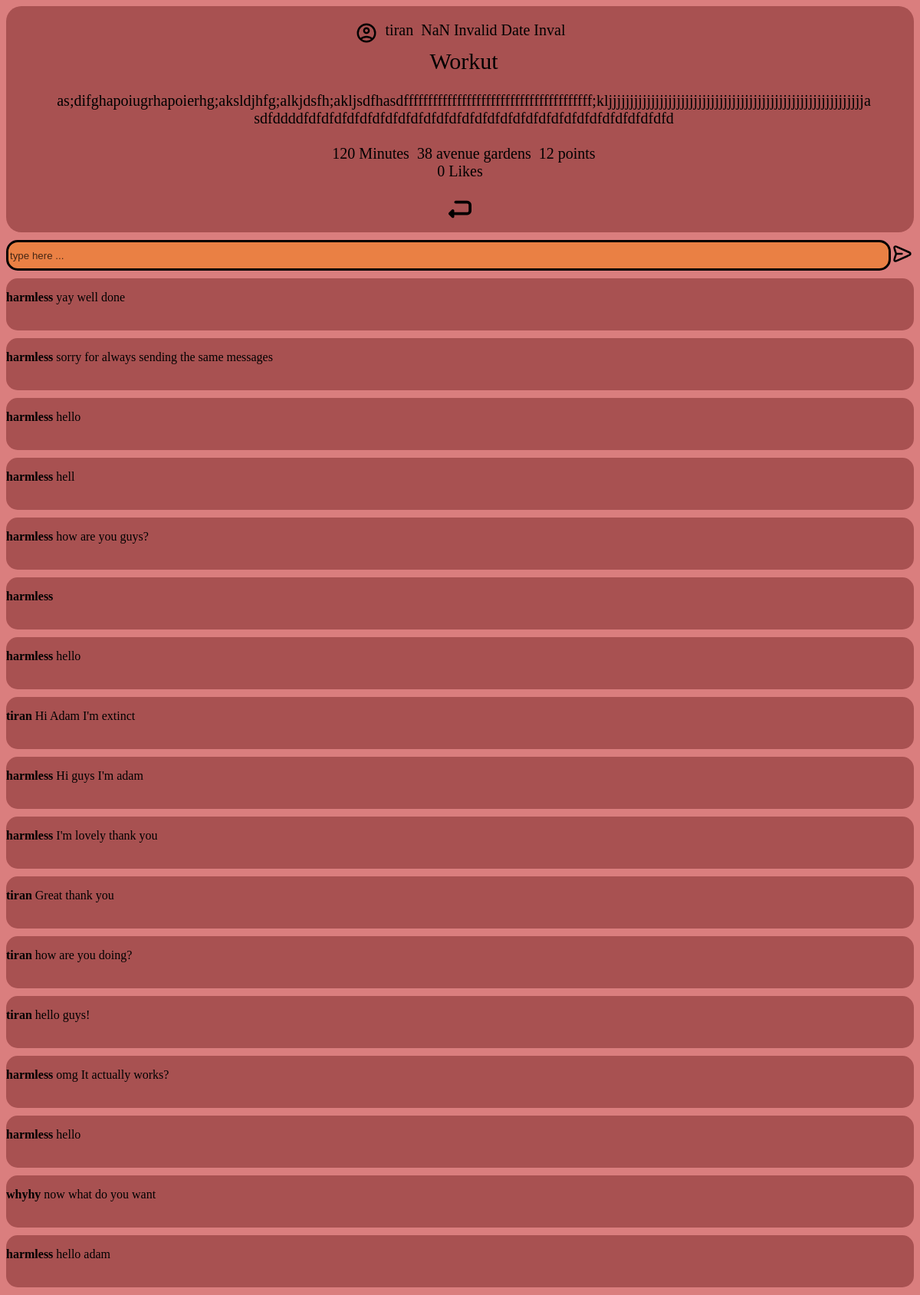
Page /chat/3 (signed in) on the committed database.
### tables this page shows
CREATE TABLE USERS (ID INTEGER PRIMARY KEY AUTOINCREMENT NOT NULL, firstname TEXT, lastname TEXT, username TEXT, email TEXT, age INT, profile_pic IMAGE, date_joined DATE, password HASH);

CREATE TABLE CARDS (ID INTEGER PRIMARY KEY AUTOINCREMENT NOT NULL, title TEXT, description TEXT, userID INT, start DATETIME, duration INT, points, INT, picture IMAGE, address TEXT);

CREATE TABLE CARD_RESPONSES
                     (ID INTEGER PRIMARY KEY AUTOINCREMENT NOT NULL,
                     comment TEXT,
                     like INT,
                     cardID INT,
                     userID INT);

### app/main.py (the view)
@main.route("/chat/<int:cardID>") # whatever int comes after "chat/" gets passed in
@login_required
def card_chat(cardID):
    return render_template("chat.html", item = db.main.Cards().get_card_by_id(cardID),
                           chats=db.main.Card_responses().get_chats(cardID), username=db.main.Users().get_username_by_card_id(cardID))

### app/__init__.py (called while the page is built)
@login_manager.user_loader
def load_user(user_id):
    return get_user_by_id(user_id)

### app/auth.py (called while the page is built)
def get_user_by_id(user_id):
    conn = sqlite3.connect('main.db')
    cursor = conn.cursor()
    cursor.execute("SELECT * FROM users WHERE id = ?", (user_id,))
    user = cursor.fetchone()
    conn.close()
    if user:
        return User(user[0], user[1], user[2], user[3], user[4], user[5], user[6], user[7], user[8])
    return None

### db/main.py (called while the page is built)
def create_dict(cursor, row):
    d = {}
    for idx,col in enumerate(cursor.description):
        d[col[0]] = row[idx]
    return d

    def get_username_by_card_id(self, cardID):
        username = self.conn.execute('''SELECT username FROM Cards
                                INNER JOIN Users ON Users.ID = Cards.userID
                                WHERE Cards.ID = ?''', [cardID])
        return username.fetchone()['username']

    def get_card_by_id(self, cardID):
        card = self.conn.execute('''SELECT * FROM Cards
                                 WHERE ID = ?;''', [cardID])
        data = card.fetchone()
        data['likes'] = Card_responses().get_likes(cardID)
        return data

    def get_chats(self, cardID): # checks if there is actually a comment before returning it
        chats = self.conn.execute('''SELECT comment, username, Users.ID FROM Card_responses
                        INNER JOIN Users ON Users.ID = Card_responses.userID
                        WHERE Card_responses.comment is not NULL
                        AND Card_responses.cardID = ?''', [cardID])
        return chats.fetchall()[::-1] # sorts the chats from the oldest to newest

    def get_likes(self, cardID):
        likes = self.conn.execute('''SELECT username, Users.ID FROM Card_responses
                        INNER JOIN Users ON Users.ID = Card_responses.userID
                        WHERE Card_responses.comment is NULL
                        AND Card_responses.cardID = ?''', [cardID]).fetchall()
        return len(likes)

### app/templates/chat.html (shortened to what this page needs)
<!DOCTYPE html>
<html lang="en">
<head>
    <link rel="stylesheet" href="../static/card.css">
    <link rel="stylesheet" href="../static/sidebar.css">
    <link rel="stylesheet" href="../static/chat.css">
</head>
<body>
    {% from "macros.html" import card with context%}
    {% macro chat(comment, username, ID) %}
    <div class="chat-box">
        <div class="chat-row">
            <div class="user"><p><strong>{{ username }}</strong>  {{ comment }}</p></div>
        </div>
    </div>
    {%endmacro%}
    {{card("../static/images/icon.svg", username, item['start'], item['title'], item['description'], item['duration'], item['address'], item['points'], item['likes'], item['IDD'], item['uID'])}}
    <form method="post">
        <div class="send-chat">
            <input type="textbox" name="chat" placeholder="type here ...">
            <button type="submit"><img src="../static/images/send.svg" alt="send"></button>
        </div>
    </form>
    {% for i in chats %}
        {{chat(i['comment'], i['username'], i['ID'])}}
    {% endfor %}
</body>
</html>

### app/templates/macros.html (shortened to what this page needs)
{% macro card(icon, username, date, title, desc, duration, location, intensity, likes, id, uID, num=0) %}
        <div class="card">
            <div class="row-one">
                <div class="card-icon click{{uID}}"><img src="{{icon}}" alt="img" class="icon"></div>
                <div class="username click{{uID}}">{{ username }}</div>
                <div class="date" id="date{{num}}">{{ date }}</div>
            </div>
            <div class="title">{{ title }}</div>
            <br>
            <div class="desc">{{ desc }}</div>
            <br>
             <div class="row-four">
                <div class="duration">{{duration}} Minutes</div>
                <div class="location">{{location}}</div>
                <div class="intensity">{{intensity}} points</div>
             </div>
            <div class="likes" id="likes{{num}}">{{likes}} Likes</div>
            <br>
            <div class="return-icon">
                <div class="return"><img src="../static/images/return.svg" onclick="location.href='{{url_for('main.index')}}'" alt="" class="icon"></div>
            </div>
        </div>
    {% endmacro %}

### app/static/card.css (style rules this page uses)
.card { border-radius: 20px; background-color: #A85151; width: 100%; margin-bottom: 10px; padding-top: 10px; display: flex; flex-direction: column; align-items: center; justify-content: baseline; text-align: center; flex-wrap: wrap; font-size: 20px; }
.row-one { padding-top: 10px; }
.icon { object-fit: contain; width: 30px; margin: 0 auto; }
.username, .date, .title, .desc, .duration, .location, .intensity, .thumb, .chat, .share { margin: 0; padding-left: 10px; text-align: center; }
.desc { max-width: 90%; overflow-wrap: break-word; flex: 1; }
.title { font-size: 30px; }
.return-icon { display: none; }

### app/static/sidebar.css (style rules this page uses)
body { background-color: #DA7E7E; }
div { float: left; }

### app/static/chat.css (style rules this page uses)
.user { max-width: 90%; overflow-wrap: break-word; flex: 1; }
.send-chat { width: 100%; float: left; display: flex; flex-direction: row; }
input { box-sizing: border-box; height: 40px; border: 3.4px solid black; border-radius: 15px; background-color: #EA8044; margin-bottom: 10px; flex: 1; outline: none; }
img { object-fit: contain; width: 30px; margin-bottom: 10px; }
button { all: unset; }
input::placeholder { color: black; font-size: 100%; text-align: left; opacity: 70%; }
.chat-box { border-radius: 15px; background-color: #A85151; width: 100%; display: flex; flex-direction: column; flex-wrap: wrap; margin-bottom: 10px; }
.return-icon { display: initial; padding-bottom: 10px; }

### rows in the picture
USERS: username "tiran"
CARDS: title "Workut", description "as;difghapoiugrhapoierhg;aksldjhfg;alkjdsfh;akljsdfhasdfffffffffffffffffffffffffffffffffffffff;kljjjjjjjjjjjjjjjjjjjjjjjjjjjjjjjjjjjjjjjjjjjjjjjjjjjjjjjjjjjjasdfddddfdfdfdfdfdfdfdfdfdfdfdfdfdfdfdfdfdfdfdfdfdfdfdfdfdfdfdfdfd", address "38 avenue gardens"
CARD_RESPONSES: comment "yay well done"
USERS: username "harmless"
CARD_RESPONSES: comment "sorry for always sending the same messages"
CARD_RESPONSES: comment "hello"
CARD_RESPONSES: comment "hell"
CARD_RESPONSES: comment "how are you guys?"
CARD_RESPONSES: comment "hello"
CARD_RESPONSES: comment "Hi Adam I'm extinct"
CARD_RESPONSES: comment "Hi guys I'm adam"
CARD_RESPONSES: comment "I'm lovely thank you"
CARD_RESPONSES: comment "Great thank you"
CARD_RESPONSES: comment "how are you doing?"
CARD_RESPONSES: comment "hello guys!"
CARD_RESPONSES: comment "omg It actually works?"
CARD_RESPONSES: comment "hello"
CARD_RESPONSES: comment "now what do you want"
USERS: username "whyhy"
CARD_RESPONSES: comment "hello adam"

### other values in the picture
{{ duration }} "120"
{{ intensity }} "12"
{{ likes }} "0"
